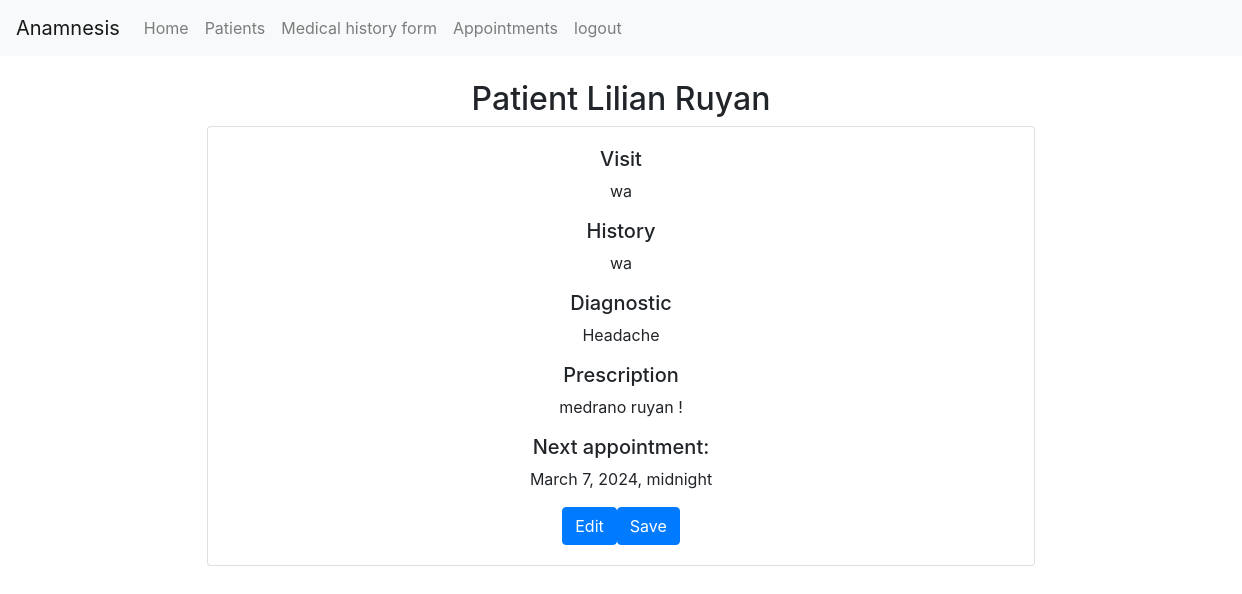
Page /fileview/1 (signed in) on the earlier database version.
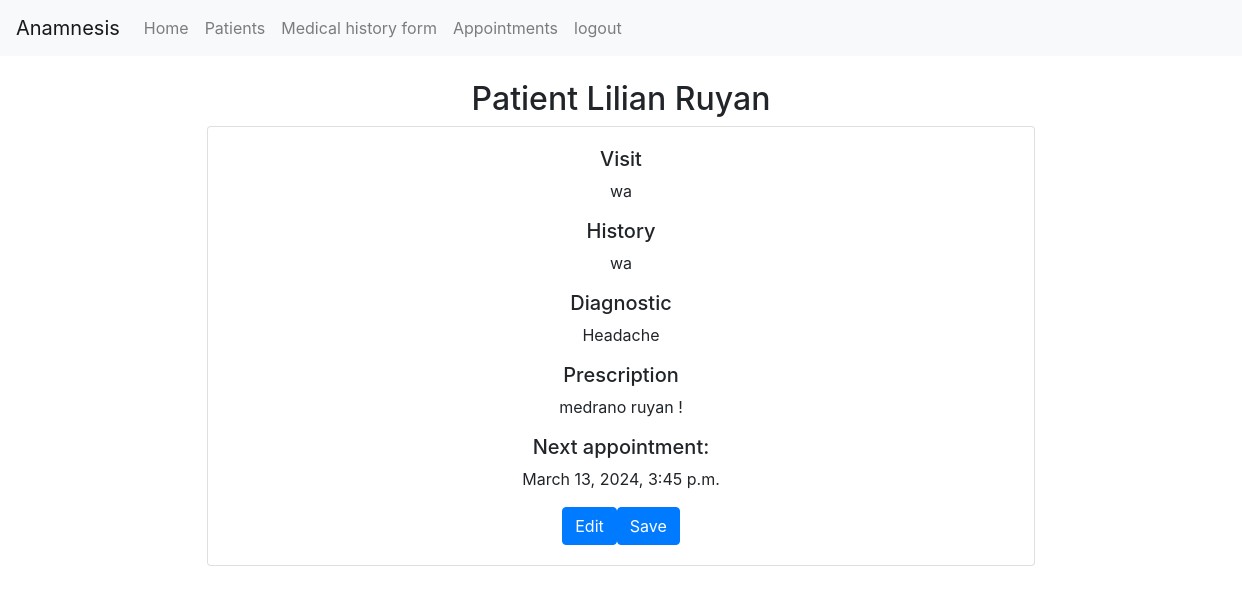
Same page on the later database version.
### anamnesis/models.py (models this page shows)
class Patienthistory(models.Model):
    patient = models.ForeignKey(Patient, on_delete=models.CASCADE, blank=True, null=True, related_name="patient_history")
    date = models.DateTimeField() #date the file was created
    diagnostic =models.CharField(max_length=500, blank=True, null=True)
    history =models.CharField(max_length=500, blank=True, null=True) # Explanation of the symptoms
    prescription = models.CharField(max_length=500, blank=True, null=True)
    visit = models.CharField(max_length=30, blank=True, null=True) # Reason the patient is visiting
    nextappointment = models.DateTimeField(null=True)

class Patient(models.Model):
    doctor = models.ForeignKey(User, on_delete=models.CASCADE, blank=True, null=True, related_name="patients")
    name = models.CharField(max_length=25, blank=True)
    lastname = models.CharField(max_length=25, blank=True)
    address = models.CharField(max_length=50, blank=True, null=True)
    city = models.CharField(max_length=30, blank=True, null=True)
    state = models.CharField(max_length=20, blank=True, null=True)
    phonenumber = models.CharField(max_length=15, blank=True, null=True)
    date = models.DateTimeField(null=True)
    def __str__(self):
        return f"Patient {self.name} {self.lastname}"

### anamnesis/views.py (the view)
# urls.py: path("fileview/<int:file_id>", views.fileview, name="fileview"),
def fileview(request, file_id):
    fileofpatient = Patienthistory.objects.get(pk=file_id)
    return render(request, "anamnesis/fileview.html", {
        "fileofpatient": fileofpatient,
    })

### anamnesis/templates/anamnesis/fileview.html (shortened to what this page needs)
{% extends "anamnesis/layout.html" %}
{% load static %}
{% block body %}
{% if user.is_authenticated %}
    <h2 class="mt-4" style="text-align: center;">{{fileofpatient.patient}}</h2>
        <div class="card container col-sm-8" style="text-align: center;">
            <div class="card-body">
                <h5 class="card-title mb-2">Visit</h5>
                <p class="card-text">{{fileofpatient.visit}}</p>
                <h5 class="card-subtitletitle mb-2">History</h5>
                <p class="card-text">{{fileofpatient.history}}</p>
                <h5 class="card-title mb-2">Diagnostic</h5>
                <p id="diagnostic_{{fileofpatient.id}}" class="card-text">{{fileofpatient.diagnostic}}</p>
                <h5 class="card-title mb-2">Prescription</h5>
                <p id="prescription_{{fileofpatient.id}}" class="card-text">{{fileofpatient.prescription}}</p>
                <h5 class="card-title mb-2">Next appointment:</h5>
                <p id="nextappointment_{{fileofpatient.id}}" class="card-text">{{fileofpatient.nextappointment}}</p>
                <button type="button" class="btn btn-primary" onclick="edit({{fileofpatient.id}})">Edit</button><button type="button" class="btn btn-primary" onclick="save({{fileofpatient.id}})">Save</button>
            </div>
        </div>
{% else %}
<h1>403  You do not have access. Log in</h1>
{% endif %}
{% endblock %}

Differences in the rows shown:
changed Patienthistory "wa": nextappointment "March 7, 2024, midnight" → "March 13, 2024, 3:45 p.m."
